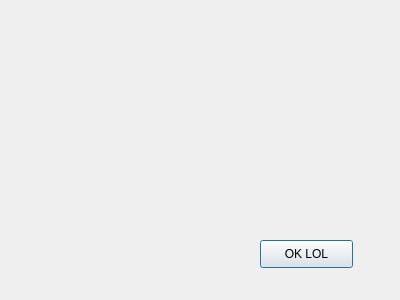
<?xml version="1.0" encoding="UTF-8"?>
<ui version="4.0">
 <class>newForm</class>
 <widget class="QDialog" name="newForm">
  <property name="geometry">
   <rect>
    <x>0</x>
    <y>0</y>
    <width>400</width>
    <height>300</height>
   </rect>
  </property>
  <property name="windowTitle">
   <string>newForm</string>
  </property>
  <widget class="QPushButton" name="pushButton">
   <property name="geometry">
    <rect>
     <x>260</x>
     <y>240</y>
     <width>93</width>
     <height>28</height>
    </rect>
   </property>
   <property name="text">
    <string>OK LOL</string>
   </property>
  </widget>
  <widget class="QLabel" name="resultLabel">
   <property name="geometry">
    <rect>
     <x>90</x>
     <y>20</y>
     <width>200</width>
     <height>200</height>
    </rect>
   </property>
   <property name="minimumSize">
    <size>
     <width>200</width>
     <height>200</height>
    </size>
   </property>
   <property name="text">
    <string/>
   </property>
   <property name="scaledContents">
    <bool>false</bool>
   </property>
  </widget>
 </widget>
 <resources/>
 <connections/>
</ui>
